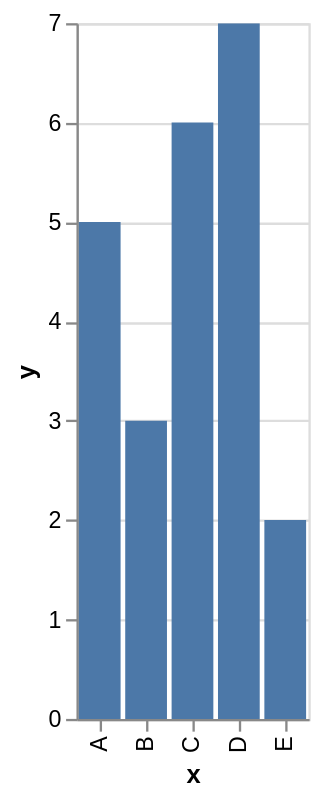

Notebook source saved alongside this figure:
### Code cell
import altair as alt

data = alt.Data(values=[{'x': 'A', 'y': 5},
                        {'x': 'B', 'y': 3},
                        {'x': 'C', 'y': 6},
                        {'x': 'D', 'y': 7},
                        {'x': 'E', 'y': 2}])
alt.Chart(data).mark_bar().encode(
    x='x:N',  # specify nominal data
    y='y:Q',  # specify quantitative data
).interactive()

### Figure 1 — Vega-Lite specification as saved in the notebook (floating-point values rounded to 4 significant figures)
{"config": {"view": {"continuousWidth": 300, "continuousHeight": 300}}, "data": {"values": [{"x": "A", "y": 5}, {"x": "B", "y": 3}, {"x": "C", "y": 6}, {"x": "D", "y": 7}, {"x": "E", "y": 2}]}, "mark": {"type": "bar"}, "encoding": {"x": {"field": "x", "type": "nominal"}, "y": {"field": "y", "type": "quantitative"}}, "params": [{"name": "param_4", "select": {"type": "interval", "encodings": ["x", "y"]}, "bind": "scales"}], "$schema": "https://vega.github.io/schema/vega-lite/v5.16.3.json"}
